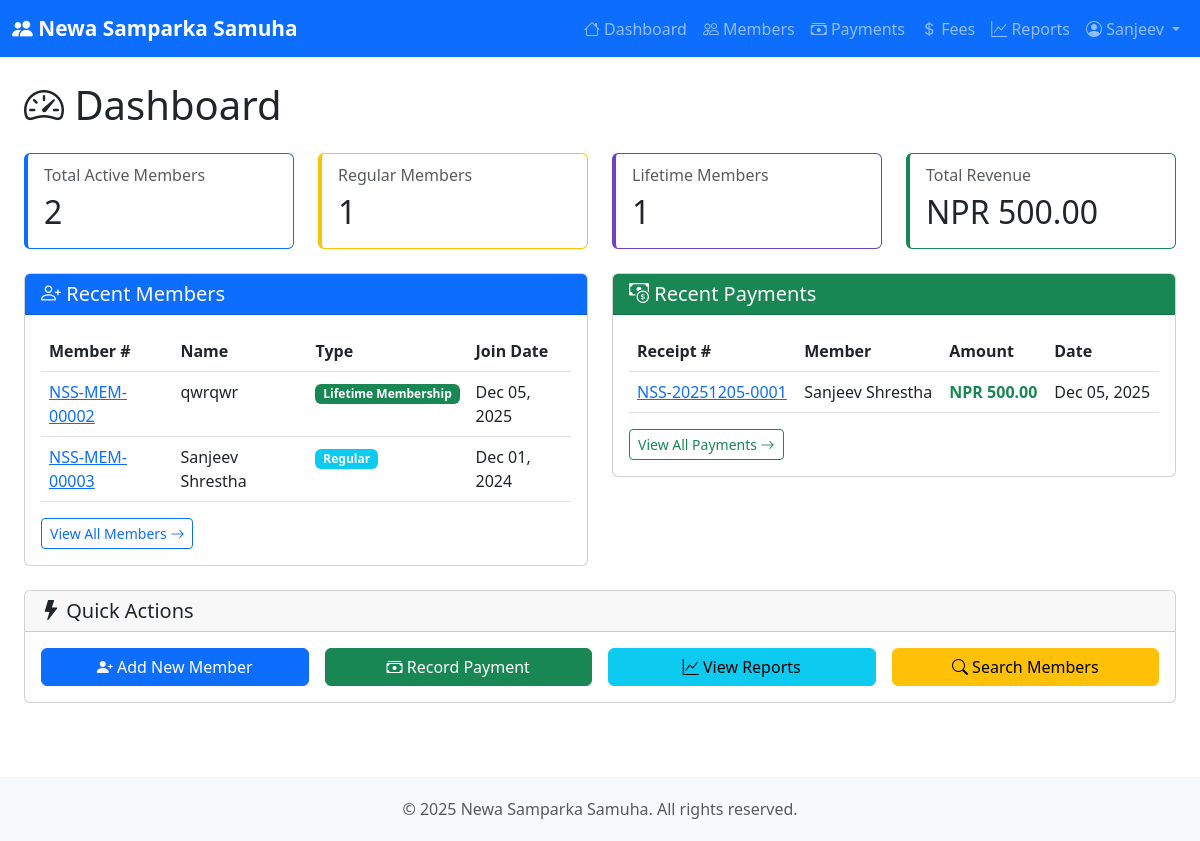
The app's page / (signed in), older data.
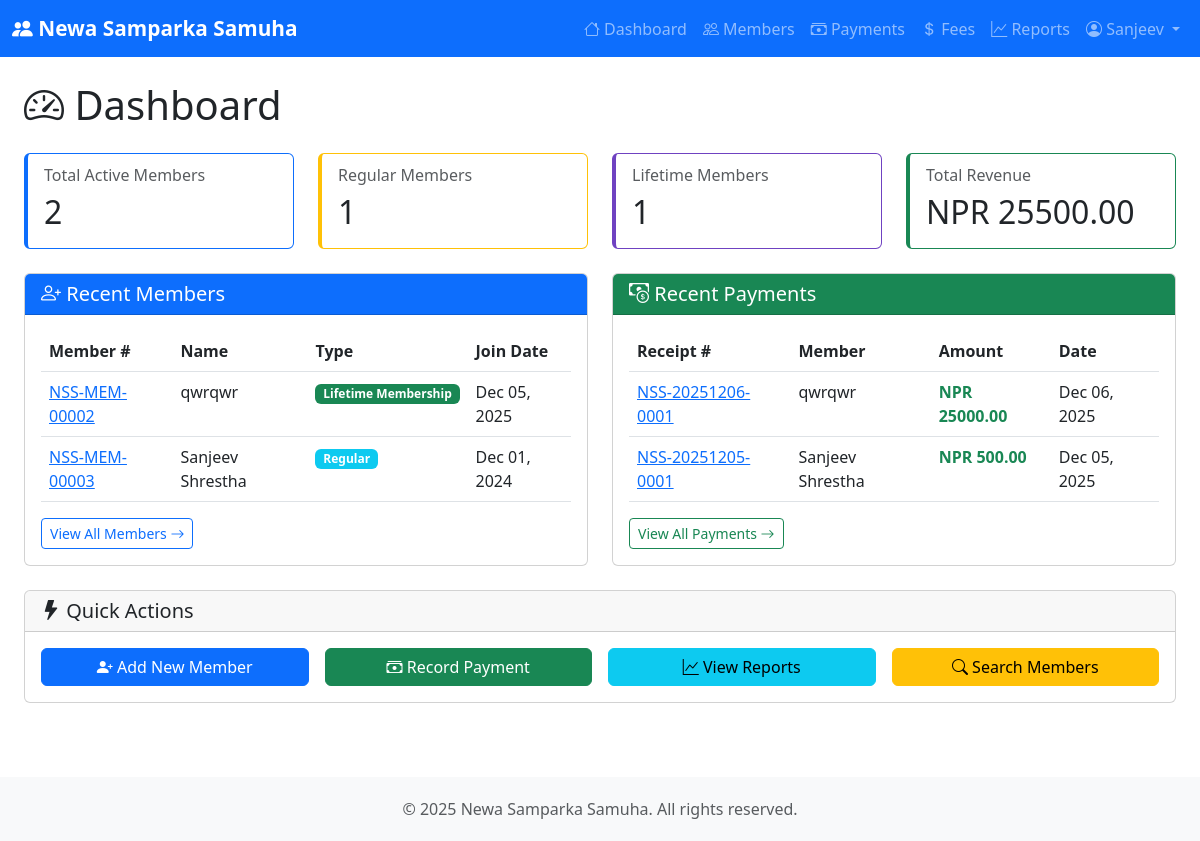
The same page, newer data.
### membership/models.py (models this page shows, shortened)
class Member(models.Model):
    name = models.CharField(max_length=200, verbose_name="Full Name")
    phone_regex = RegexValidator(
        regex=r'^\+?1?\d{9,15}$',
        message="Phone number must be entered in the format: '+999999999'. Up to 15 digits allowed."
    )
    phone_number = models.CharField(
        validators=[phone_regex],
        max_length=17,
        verbose_name="Phone Number"
    )
    email = models.EmailField(verbose_name="Email Address")
    permanent_address = models.TextField(verbose_name="Permanent Address")
    current_address = models.TextField(verbose_name="Current Address")
    date_of_birth = models.DateField(
        verbose_name="Date of Birth",
        blank=True,
        null=True
    )
    photograph = models.ImageField(
        upload_to='member_photos/',
        verbose_name="Photograph",
        blank=True,
        null=True,
        help_text="Upload member's photograph (JPG, PNG)"
    )
    father_name = models.CharField(max_length=200, verbose_name="Father's Name")
    mother_name = models.CharField(max_length=200, verbose_name="Mother's Name")
    spouse_name = models.CharField(
        max_length=200,
        blank=True,
        null=True,
        verbose_name="Spouse Name"
    )
    citizenship_number = models.CharField(
        max_length=50,
        unique=True,
        verbose_name="Citizenship Number"
    )
    citizenship_issue_date = models.DateField(
        verbose_name="Citizenship Issue Date",
        blank=True,
        null=True
    )
    citizenship_issue_district = models.CharField(
        max_length=100,
        verbose_name="Citizenship Issue District",
        blank=True,
        null=True
    )
    MEMBERSHIP_CHOICES = [
        ('REGULAR', 'Regular'),
        ('LIFETIME', 'Lifetime Membership'),
    ]
    membership_type = models.CharField(
        max_length=20,
        choices=MEMBERSHIP_CHOICES,
        default='REGULAR',
        verbose_name="Membership Type"
    )
    membership_number = models.CharField(
        max_length=50,
        unique=True,
        verbose_name="Membership Number"
    )
    join_date = models.DateField(default=timezone.now, verbose_name="Join Date")
    is_active = models.BooleanField(default=True, verbose_name="Active Status")
    PAYMENT_FREQUENCY_CHOICES = [
        ('ANNUAL', 'Annual'),
        ('MONTHLY', 'Monthly'),
    ]
    payment_frequency = models.CharField(
        max_length=20,
        choices=PAYMENT_FREQUENCY_CHOICES,
        default='ANNUAL',
        verbose_name="Payment Frequency",
        help_text="How often member pays (only for Regular members)"
    )
    last_payment_date = models.DateField(
        blank=True,
        null=True,
        verbose_name="Last Payment Date",
        help_text="Date of most recent payment"
    )
    membership_valid_until = models.DateField(
        blank=True,
        null=True,
        verbose_name="Membership Valid Until",
        help_text="Date when membership expires (null for lifetime members)"
    )
    created_at = models.DateTimeField(auto_now_add=True)
    updated_at = models.DateTimeField(auto_now=True)
    class Meta:
        ordering = ['-join_date']
        verbose_name = "Member"
        verbose_name_plural = "Members"

class Payment(models.Model):
    member = models.ForeignKey(
        Member,
        on_delete=models.CASCADE,
        related_name='payments',
        verbose_name="Member"
    )
    membership_fee = models.ForeignKey(
        MembershipFee,
        on_delete=models.PROTECT,
        related_name='payments',
        verbose_name="Fee Structure"
    )
    amount = models.DecimalField(
        max_digits=10,
        decimal_places=2,
        verbose_name="Payment Amount"
    )
    payment_date = models.DateField(default=timezone.now, verbose_name="Payment Date")
    PAYMENT_MODE_CHOICES = [
        ('CASH', 'Cash'),
        ('BANK_TRANSFER', 'Bank Transfer'),
        ('ONLINE', 'Online Payment'),
        ('CHEQUE', 'Cheque'),
    ]
    payment_mode = models.CharField(
        max_length=20,
        choices=PAYMENT_MODE_CHOICES,
        verbose_name="Payment Mode"
    )
    transaction_reference = models.CharField(
        max_length=100,
        blank=True,
        null=True,
        verbose_name="Transaction Reference"
    )
    receipt_number = models.CharField(
        max_length=50,
        unique=True,
        verbose_name="Receipt Number"
    )
    collected_by = models.CharField(
        max_length=100,
        blank=True,
        null=True,
        verbose_name="Collected By"
    )
    remarks = models.TextField(
        blank=True,
        null=True,
        verbose_name="Remarks"
    )
    created_at = models.DateTimeField(auto_now_add=True)
    updated_at = models.DateTimeField(auto_now=True)
    class Meta:
        ordering = ['-payment_date']
        verbose_name = "Payment"
        verbose_name_plural = "Payments"

### membership/views.py (the view)
# urls.py: path('', views.home, name='home'),
@login_required
def home(request):
    context = {
        'total_members': Member.objects.filter(is_active=True).count(),
        'regular_members': Member.objects.filter(membership_type='REGULAR', is_active=True).count(),
        'lifetime_members': Member.objects.filter(membership_type='LIFETIME', is_active=True).count(),
        'total_revenue': Payment.objects.aggregate(total=Sum('amount'))['total'] or 0,
        'recent_members': Member.objects.filter(is_active=True).order_by('-join_date')[:5],
        'recent_payments': Payment.objects.order_by('-payment_date')[:10],
    }
    return render(request, 'membership/home.html', context)

### membership/templates/membership/home.html (shortened to what the changed rows need)
{% extends 'membership/base.html' %}
{% block content %}
<div class="container-fluid">
    <h1 class="mb-4">
        <i class="bi bi-speedometer2"></i> Dashboard
    </h1>
    <div class="row g-4 mb-4">
        <div class="col-md-3">
            <div class="card stat-card members">
                <div class="card-body">
                    <h2 class="card-title mb-0">{{ total_members }}</h2>
                </div>
            </div>
        </div>
        <div class="col-md-3">
            <div class="card stat-card regular">
                <div class="card-body">
                    <h2 class="card-title mb-0">{{ regular_members }}</h2>
                </div>
            </div>
        </div>
        <div class="col-md-3">
            <div class="card stat-card lifetime">
                <div class="card-body">
                    <h2 class="card-title mb-0">{{ lifetime_members }}</h2>
                </div>
            </div>
        </div>
        <div class="col-md-3">
            <div class="card stat-card revenue">
                <div class="card-body">
                    <h6 class="card-subtitle text-muted mb-2">Total Revenue</h6>
                    <h2 class="card-title mb-0">NPR {{ total_revenue|floatformat:2 }}</h2>
                </div>
            </div>
        </div>
    </div>
    <div class="row">
        <div class="col-lg-6 mb-4">
            <div class="card">
                <div class="card-body">
                    {% if recent_members %}
                    <div class="table-responsive">
                        <table class="table table-hover">
                            <thead>
                                <tr>
                                    <th>Member #</th>
                                    <th>Name</th>
                                    <th>Type</th>
                                    <th>Join Date</th>
                                </tr>
                            </thead>
                            <tbody>
                                {% for member in recent_members %}
                                <tr>
                                    <td>
                                        <a href="{% url 'membership:member_detail' member.pk %}">
                                            {{ member.membership_number }}
                                        </a>
                                    </td>
                                    <td>{{ member.name }}</td>
                                    <td>
                                        <span class="badge bg-{% if member.membership_type == 'LIFETIME' %}success{% else %}info{% endif %}">
                                            {{ member.get_membership_type_display }}
                                        </span>
                                    </td>
                                    <td>{{ member.join_date|date:"M d, Y" }}</td>
                                </tr>
                                {% endfor %}
                            </tbody>
                        </table>
                    </div>
                    {% else %}
                    <p class="text-muted">No members yet.</p>
                    {% endif %}
                </div>
            </div>
        </div>
        <div class="col-lg-6 mb-4">
            <div class="card">
                <div class="card-body">
                    {% if recent_payments %}
                    <div class="table-responsive">
                        <table class="table table-hover">
                            <thead>
                                <tr>
                                    <th>Receipt #</th>
                                    <th>Member</th>
                                    <th>Amount</th>
                                    <th>Date</th>
                                </tr>
                            </thead>
                            <tbody>
                                {% for payment in recent_payments %}
                                <tr>
                                    <td>
                                        <a href="{% url 'membership:payment_receipt' payment.pk %}">
                                            {{ payment.receipt_number }}
                                        </a>
                                    </td>
                                    <td>{{ payment.member.name|truncatewords:3 }}</td>
                                    <td class="text-success fw-bold">NPR {{ payment.amount|floatformat:2 }}</td>
                                    <td>{{ payment.payment_date|date:"M d, Y" }}</td>
                                </tr>
                                {% endfor %}
                            </tbody>
                        </table>
                    </div>
                    {% else %}
                    <p class="text-muted">No payments yet.</p>
                    {% endif %}
                </div>
            </div>
        </div>
    </div>
</div>
{% endblock %}

Row changes from the older to the newer data that the page shows:
added Payment: receipt_number "NSS-20251206-0001", member.name "qwrqwr", amount "25000.00", payment_date "Dec 06, 2025"
Text that changed along with them:
{{ total_revenue|floatformat:2 }}: "500.00" → "25500.00"
